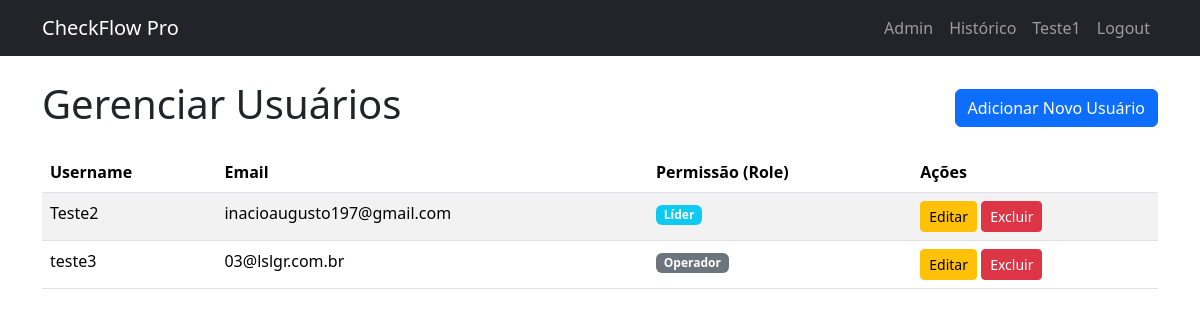
The app's page /admin/users (signed in) with its own data.
### app/models.py (models this page shows, shortened)
class User(UserMixin, db.Model):
    id = db.Column(db.Integer, primary_key=True)
    username = db.Column(db.String(80), unique=True, nullable=False)
    email = db.Column(db.String(120), unique=True, nullable=False)
    password_hash = db.Column(db.String(256)) # Aumentamos o tamanho para o hash
    role = db.Column(db.String(20), nullable=False)  # 'Administrador', 'Líder', 'Operador'
    sectors = db.relationship('Sector', secondary=leader_sector_association, back_populates='leaders')

### app/routes.py (the view)
@bp.route('/admin/users')
@login_required
@admin_required
def list_users():
    users = User.query.filter(User.id != current_user.id).order_by(User.username).all()
    return render_template('admin/users.html', users=users, title='Gerenciar Usuários')

### app/__init__.py (called while the page is built)
def create_app(config_class=Config):
    app = Flask(__name__)
    app.config.from_object(config_class)
    mail.init_app(app)
    db.init_app(app)
    migrate.init_app(app, db)
    login_manager.init_app(app)
    from . import models
    from . import routes
    app.register_blueprint(routes.bp) # Usaremos um Blueprint para organizar as rotas
    @login_manager.user_loader
    def load_user(user_id):
        return models.User.query.get(int(user_id))
    return app

### app/routes.py (called while the page is built)
def admin_required(f):
    @wraps(f)
    def decorated_function(*args, **kwargs):
        if not current_user.is_authenticated or current_user.role != 'Administrador':
            abort(403) # Proibido o acesso
        return f(*args, **kwargs)
    return decorated_function

### app/templates/admin/users.html
{% extends "base.html" %}
{% block content %}
    <div class="d-flex justify-content-between align-items-center mb-3">
        <h1>Gerenciar Usuários</h1>
        <a href="{{ url_for('main.register') }}" class="btn btn-primary">Adicionar Novo Usuário</a>
    </div>
    <table class="table table-striped">
        <thead>
            <tr>
                <th>Username</th>
                <th>Email</th>
                <th>Permissão (Role)</th>
                <th>Ações</th>
            </tr>
        </thead>
        <tbody>
            {% for user in users %}
            <tr>
                <td>{{ user.username }}</td>
                <td>{{ user.email }}</td>
                <td>
                    <span class="badge
                        {% if user.role == 'Administrador' %}bg-danger
                        {% elif user.role == 'Líder' %}bg-info
                        {% else %}bg-secondary
                        {% endif %}">
                        {{ user.role }}
                    </span>
                </td>
                <td>
                    <a href="{{ url_for('main.edit_user', user_id=user.id) }}" class="btn btn-sm btn-warning">Editar</a>
                    <form action="{{ url_for('main.delete_user', user_id=user.id) }}" method="POST" class="d-inline" onsubmit="return confirm('Tem certeza que deseja EXCLUIR este usuário? Esta ação não pode ser desfeita.');">
                        <input type="submit" value="Excluir" class="btn btn-sm btn-danger">
                    </form>
                </td>
            </tr>
            {% else %}
            <tr>
                <td colspan="4">Nenhum outro usuário encontrado.</td>
            </tr>
            {% endfor %}
        </tbody>
    </table>
{% endblock %}

### app/templates/base.html (shortened to what this page needs)
<!DOCTYPE html>
<html lang="pt-br">
<head>
    <link href="https://cdn.jsdelivr.net/npm/bootstrap@5.3.3/dist/css/bootstrap.min.css" rel="stylesheet">
</head>
<body>
    <nav class="navbar navbar-expand-lg navbar-dark bg-dark">
        <div class="container">
            <a class="navbar-brand" href="{{ url_for('main.index') }}">CheckFlow Pro</a>
            <div class="navbar-nav ms-auto">
                {% if current_user.is_authenticated %}
                    {% if current_user.role == 'Administrador' %}
                        <a class="nav-item nav-link" href="{{ url_for('main.admin_dashboard') }}">Admin</a>
                    {% elif current_user.role == 'Líder' %}
                        <a class="nav-item nav-link" href="{{ url_for('main.leader_dashboard') }}">Pendentes</a>
                    {% endif %}
                    {% if current_user.role in ['Líder', 'Administrador'] %}
                        <a class="nav-item nav-link" href="{{ url_for('main.checklist_history') }}">Histórico</a>
                    {% endif %}
                    <a class="nav-item nav-link" href="#">{{ current_user.username }}</a>
                    <a class="nav-item nav-link" href="{{ url_for('main.logout') }}">Logout</a>
                {% else %}
                    <a class="nav-item nav-link" href="{{ url_for('main.login') }}">Login</a>
                    <a class="nav-item nav-link" href="{{ url_for('main.register') }}">Registrar</a>
                {% endif %}
            </div>
        </div>
    </nav>
    <main class="container mt-4">
        {% block content %}{% endblock %}
    </main>
</body>
</html>

### records on screen
User: username "Teste1"
User: username "Teste2", email "inacioaugusto197@gmail.com", role "Líder"
User: username "teste3", email "03@lslgr.com.br", role "Operador"
